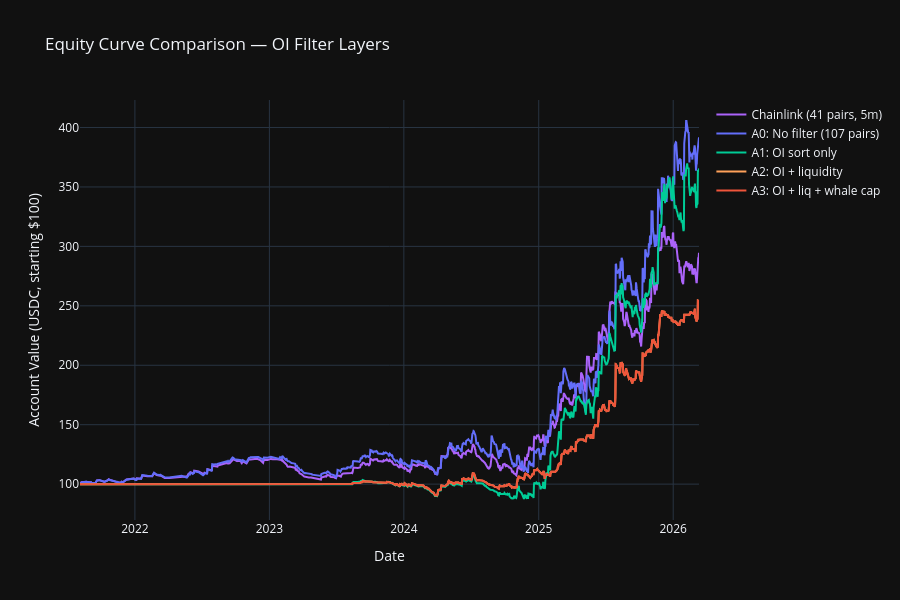

Write notebook code for a chart like this one.
### Markdown cell above
## Equity Curves

### Code cell
# Build daily P&L for each strategy
daily_returns_by_strategy = {}

for label, res in strategy_results.items():
    trades = res['trades'].copy()
    trades['date'] = trades['close_date'].dt.date
    daily_pnl = trades.groupby('date')['profit_abs'].sum()
    daily_returns_by_strategy[label] = daily_pnl

# Align to same date range
all_dates = sorted(set().union(*[set(r.index) for r in daily_returns_by_strategy.values()]))
daily_returns = pd.DataFrame(index=all_dates)
for label, returns in daily_returns_by_strategy.items():
    daily_returns[label] = returns.reindex(all_dates, fill_value=0)

cumulative = daily_returns.cumsum()

colors = ['#AB63FA', '#636EFA', '#00CC96', '#FFA15A', '#EF553B']

fig = go.Figure()
for i, strategy in enumerate(cumulative.columns):
    fig.add_trace(go.Scatter(
        x=[str(d) for d in cumulative.index],
        y=cumulative[strategy] + STARTING_BALANCE,
        mode='lines',
        name=strategy,
        line=dict(width=2, color=colors[i % len(colors)]),
    ))

fig.update_layout(
    title='Equity Curve Comparison — OI Filter Layers',
    xaxis_title='Date',
    yaxis_title=f'Account Value (USDC, starting ${STARTING_BALANCE})',
    height=600,
    hovermode='x unified',
    template='plotly_dark',
)
fig.show()

### Figure 1 — Plotly figure (JSON) as saved in the notebook; plotly's stock layout.template omitted (floating-point values rounded to 4 significant figures; data arrays with more than 128 entries replaced by an {"elided": "..."} marker saying what was removed)
{"data": [{"line": {"color": "#AB63FA", "width": 2}, "mode": "lines", "name": "Chainlink (41 pairs, 5m)", "type": "scatter", "x": {"elided": "984 str values"}, "y": {"elided": "984 float values"}}, {"line": {"color": "#636EFA", "width": 2}, "mode": "lines", "name": "A0: No filter (107 pairs)", "type": "scatter", "x": {"elided": "984 str values"}, "y": {"elided": "984 float values"}}, {"line": {"color": "#00CC96", "width": 2}, "mode": "lines", "name": "A1: OI sort only", "type": "scatter", "x": {"elided": "984 str values"}, "y": {"elided": "984 float values"}}, {"line": {"color": "#FFA15A", "width": 2}, "mode": "lines", "name": "A2: OI + liquidity", "type": "scatter", "x": {"elided": "984 str values"}, "y": {"elided": "984 float values"}}, {"line": {"color": "#EF553B", "width": 2}, "mode": "lines", "name": "A3: OI + liq + whale cap", "type": "scatter", "x": {"elided": "984 str values"}, "y": {"elided": "984 float values"}}], "layout": {"height": 600, "hovermode": "x unified", "title": {"text": "Equity Curve Comparison — OI Filter Layers"}, "xaxis": {"title": {"text": "Date"}}, "yaxis": {"title": {"text": "Account Value (USDC, starting $100)"}}}}
